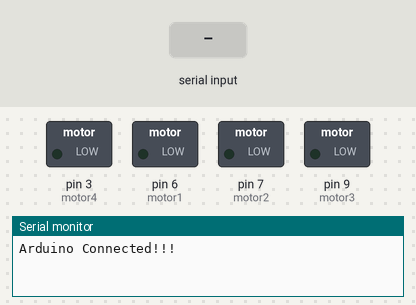
A sketch run on a simulated Arduino Uno, built with avr-gcc and run on an emulated ATmega328P. Parts: switched loads named in the sketch (green lamp = pin HIGH), the last lines printed to the serial monitor. The inputs (shaded band) are chosen by the test bench.

Above: at 1.2 s.
1.3 s: "F" received over Serial
At 2.5 s:
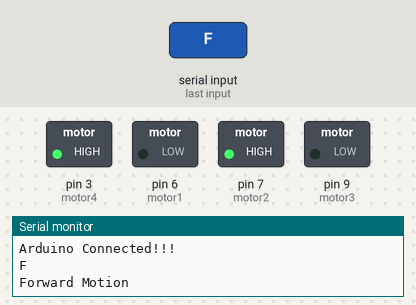
2.8 s: "B" received over Serial
At 3.8 s:
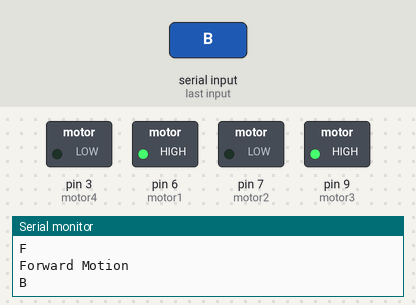
4.3 s: "R" received over Serial
At 4.9 s:
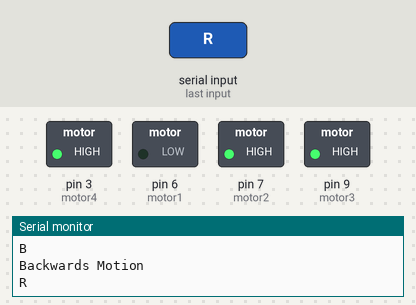
5.8 s: "L" received over Serial
At 6.1 s:
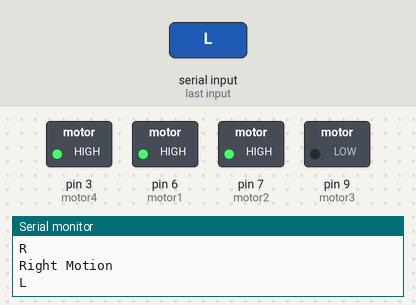
7.3 s: "A" received over Serial
At 8.4 s:
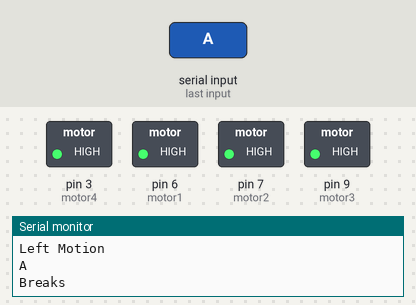
Timing chart, 0 to 9.8 s (numbered marks = the images above; inputs shaded):
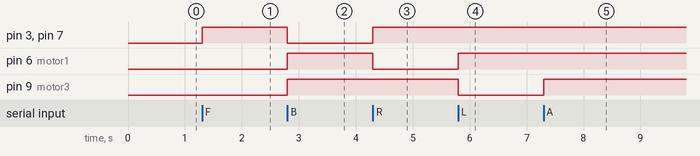

The sketch:

Motor_Breadboard_Code.ino
```cpp
// Initalize variables for pins connecting to motor on Arduino
const int motor1 = 6;         //motor1 and motor2 --> First motor
const int motor2 = 7;
const int motor3 = 9;         //motor3 and motor4 --> Second motor
const int motor4 = 3;

// Initialize variable for storing the directional output.
char command;

void setup()
{
  // Declaring the pins as output to make them functinal
  pinMode(motor1, OUTPUT);
  pinMode(motor2, OUTPUT);
  pinMode(motor3, OUTPUT);
  pinMode(motor4, OUTPUT);

  //Setting Baud Rate for Serial Commmunication
  Serial.begin(9600);

  //Serial Message to show that Setup succesfully Finished
  Serial.println("Arduino Connected!!!");
}


void loop() {
  //Read HC-06 Serial
  if (Serial.available() > 0) {

    // If there is data in serial set command to that
    command = Serial.read();
    Serial.println(command);

    // Preform the function based on what the command was
    switch (command) {
      case 'F':
        forward();
        break;
      case 'B':
        reverse();
        break;
      case 'R':
        right();
        break;
      case 'L':
        left();
        break;
      case 'A':
        breaks();
        break;
    }
  }
}


//Defining Function for Forward Motion
void forward() {
  digitalWrite(motor1, LOW);
  digitalWrite(motor2, HIGH);
  digitalWrite(motor3 , LOW);
  digitalWrite(motor4 , HIGH);
  delay(1000);
  Serial.println("Forward Motion");
}

//Defining Function for Backwards Motion
void reverse() {
  digitalWrite(motor1, HIGH);
  digitalWrite(motor2, LOW);
  digitalWrite(motor3, HIGH);
  digitalWrite(motor4, LOW);
  delay(1000);
  Serial.println("Backwards Motion");
}


//Defining Function for Left Motion
void left() {
  digitalWrite(motor1, HIGH);
  digitalWrite(motor2, HIGH);
  digitalWrite(motor3, LOW);
  digitalWrite(motor4, HIGH);
  delay(1000);
  Serial.println("Left Motion");
}


//Defining Function for Right Motion
void right() {
  digitalWrite(motor1, LOW);
  digitalWrite(motor2, HIGH);
  digitalWrite(motor3, HIGH);
  digitalWrite(motor4, HIGH);
  delay(1000);
  Serial.println("Right Motion");
}


//Defining Function for breaks
void breaks() {
  digitalWrite(motor1, HIGH);
  digitalWrite(motor2, HIGH);
  digitalWrite(motor3, HIGH);
  digitalWrite(motor4, HIGH);
  delay(1000);
  Serial.println("Breaks");
}
```

Measured:
- after the input at 1.3 s, pin 3 (motor4), pin 7 (motor2): LOW → HIGH at once
- after the input at 2.8 s, pin 3 (motor4), pin 7 (motor2): HIGH → LOW at once; pin 6 (motor1), pin 9 (motor3): LOW → HIGH at once
- after the input at 4.3 s, pin 3 (motor4), pin 7 (motor2): LOW → HIGH at once; pin 6 (motor1): HIGH → LOW at once
- after the input at 5.8 s, pin 6 (motor1): LOW → HIGH at once; pin 9 (motor3): HIGH → LOW at once
- after the input at 7.3 s, pin 9 (motor3): LOW → HIGH at once
